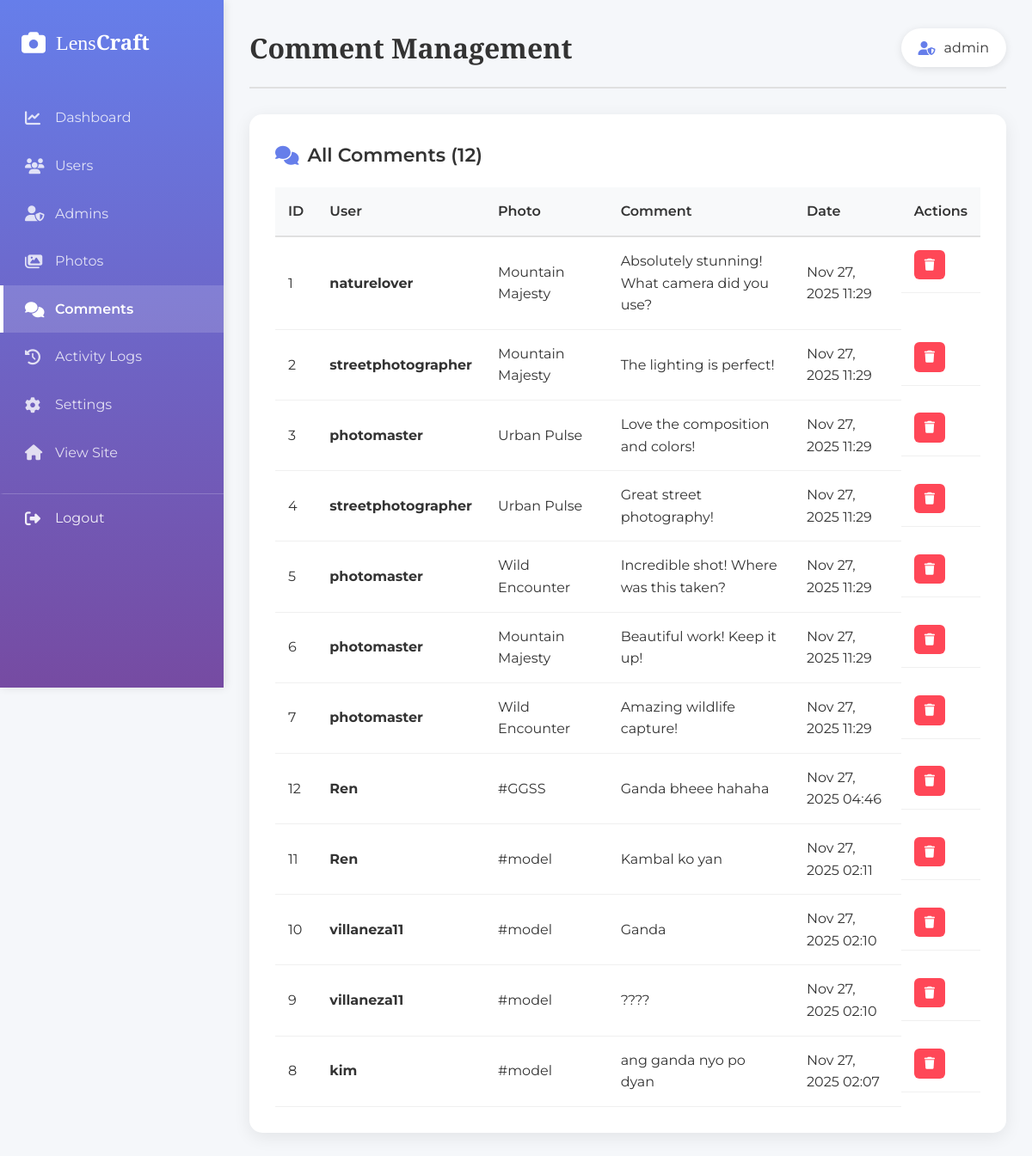
/admin/admin_comments.php (signed in), run on the app's committed database.
### tables this page shows
CREATE TABLE `comments` (
  `id` int(11) NOT NULL,
  `photo_id` int(11) NOT NULL,
  `user_id` int(11) NOT NULL,
  `comment_text` text NOT NULL,
  `created_at` datetime DEFAULT current_timestamp()
);

CREATE TABLE `users` (
  `id` int(11) NOT NULL,
  `username` varchar(50) NOT NULL,
  `email` varchar(100) NOT NULL,
  `password` varchar(255) NOT NULL,
  `bio` text DEFAULT NULL,
  `profile_picture` varchar(255) DEFAULT NULL,
  `profile_pic` varchar(255) DEFAULT NULL,
  `followers_count` int(11) DEFAULT 0,
  `following_count` int(11) DEFAULT 0,
  `photos_count` int(11) DEFAULT 0,
  `cover_photo` varchar(255) DEFAULT NULL,
  `instagram` varchar(100) DEFAULT NULL,
  `twitter` varchar(100) DEFAULT NULL,
  `facebook` varchar(100) DEFAULT NULL,
  `website` varchar(255) DEFAULT NULL,
  `is_profile_public` tinyint(1) DEFAULT 1,
  `show_email` tinyint(1) DEFAULT 0,
  `first_name` varchar(50) DEFAULT NULL,
  `last_name` varchar(50) DEFAULT NULL,
  `phone` varchar(20) DEFAULT NULL,
  `location` varchar(100) DEFAULT NULL,
  `birthday` date DEFAULT NULL,
  `address` varchar(255) DEFAULT NULL,
  `is_admin` tinyint(1) DEFAULT 0,
  `created_at` datetime DEFAULT current_timestamp(),
  `updated_at` timestamp NOT NULL DEFAULT current_timestamp() ON UPDATE current_timestamp(),
  `email_verified` tinyint(1) DEFAULT 0,
  `two_fa_enabled` tinyint(1) DEFAULT 0
);

CREATE TABLE `photos` (
  `id` int(11) NOT NULL,
  `user_id` int(11) NOT NULL,
  `title` varchar(100) NOT NULL,
  `description` text DEFAULT NULL,
  `image_path` varchar(255) NOT NULL,
  `uploaded_at` datetime DEFAULT current_timestamp()
);

### admin/admin_comments.php (the view, shortened to what this page needs)
<?php
try {
    $pdo = getDBConnection();
    $stmt = $pdo->query("
        SELECT
            c.id,
            c.comment_text,
            c.created_at,
            u.username,
            p.title as photo_title,
            p.id as photo_id
        FROM comments c
        JOIN users u ON c.user_id = u.id
        JOIN photos p ON c.photo_id = p.id
        ORDER BY c.created_at DESC
    ");
    $comments = $stmt->fetchAll(PDO::FETCH_ASSOC);
} catch(PDOException $e) {
    error_log("Admin comments error: " . $e->getMessage());
    $_SESSION['error'] = "Failed to load comments.";
    $comments = [];
}
?>
<!DOCTYPE html>
<html lang="en">
<head>
    <link rel="stylesheet" href="https://cdnjs.cloudflare.com/ajax/libs/font-awesome/6.4.0/css/all.min.css">
    <link rel="stylesheet" href="../assets/css/admin.css">
</head>
<body>
    <?php include 'sidebar.php'; ?>
    <div class="main-content">
        <header class="top-bar">
            <h1>Comment Management</h1>
            <div class="admin-info">
                <i class="fas fa-user-shield"></i>
                <span><?php echo htmlspecialchars($_SESSION['admin_username']); ?></span>
            </div>
        </header>
        <div class="card">
            <h2 class="card-title">
                <i class="fas fa-comments"></i> All Comments (<?php echo count($comments); ?>)
            </h2>
            <div class="table-container">
                <table class="data-table">
                    <thead>
                        <tr>
                            <th>ID</th>
                            <th>User</th>
                            <th>Photo</th>
                            <th>Comment</th>
                            <th>Date</th>
                            <th>Actions</th>
                        </tr>
                    </thead>
                    <tbody>
                        <?php foreach ($comments as $comment): ?>
                            <tr>
                                <td><?php echo $comment['id']; ?></td>
                                <td><strong><?php echo htmlspecialchars($comment['username']); ?></strong></td>
                                <td><?php echo htmlspecialchars($comment['photo_title']); ?></td>
                                <td class="comment-text">
                                    <?php
                                    $text = htmlspecialchars($comment['comment_text']);
                                    echo strlen($text) > 100 ? substr($text, 0, 97) . '...' : $text;
                                    ?>
                                </td>
                                <td><?php echo date('M d, Y H:i', strtotime($comment['created_at'])); ?></td>
                                <td class="action-buttons">
                                    <a href="admin_comments.php?delete=<?php echo $comment['id']; ?>"
                                       class="btn btn-small btn-danger"
                                       onclick="return confirm('Delete this comment? This cannot be undone.');">
                                        <i class="fas fa-trash"></i>
                                    </a>
                                </td>
                            </tr>
                        <?php endforeach; ?>
                    </tbody>
                </table>
            </div>
        </div>
    </div>
</body>
</html>

### assets/css/admin.css (style rules this page uses)
* { margin: 0; padding: 0; box-sizing: border-box; }
body { font-family: 'Montserrat', sans-serif; background: #f5f7fa; color: #333; line-height: 1.6; }
.main-content { margin-left: 260px; padding: 30px; min-height: 100vh; }
.top-bar { display: flex; justify-content: space-between; align-items: center; margin-bottom: 30px; padding-bottom: 20px; border-bottom: 2px solid #e0e0e0; }
.top-bar h1 { font-family: 'Playfair Display', serif; font-size: 32px; color: #333; }
.admin-info { display: flex; align-items: center; gap: 10px; padding: 10px 20px; background: white; border-radius: 25px; box-shadow: 0 2px 10px rgba(0, 0, 0, 0.1); }
.admin-info i { color: #667eea; }
.card { background: white; padding: 30px; border-radius: 15px; box-shadow: 0 5px 20px rgba(0, 0, 0, 0.08); margin-bottom: 30px; }
.card-title { font-size: 22px; font-weight: 600; margin-bottom: 20px; color: #333; display: flex; align-items: center; gap: 10px; }
.card-title i { color: #667eea; }
.table-container { overflow-x: auto; }
.data-table { width: 100%; border-collapse: collapse; }
.data-table thead { background: #f8f9fa; }
.data-table th { padding: 15px; text-align: left; font-weight: 600; color: #333; border-bottom: 2px solid #e0e0e0; }
.data-table td { padding: 15px; border-bottom: 1px solid #f0f0f0; }
.comment-text { max-width: 300px; }
.btn { padding: 8px 16px; border-radius: 6px; border: none; cursor: pointer; font-family: 'Montserrat', sans-serif; font-weight: 600; transition: all 0.3s ease; text-decoration: none; display: inline-block; }
.btn-small { padding: 6px 12px; font-size: 14px; }
.btn-danger { background: #ff4757; color: white; }
.action-buttons { display: flex; gap: 8px; }

### data on the page
comments: id "1", user.username "naturelover", photo.title "Mountain Majesty", comment_text "Absolutely stunning! What camera did you use?", created_at "Nov 27, 2025 11:29"
comments: id "2", user.username "streetphotographer", photo.title "Mountain Majesty", comment_text "The lighting is perfect!", created_at "Nov 27, 2025 11:29"
comments: id "3", user.username "photomaster", photo.title "Urban Pulse", comment_text "Love the composition and colors!", created_at "Nov 27, 2025 11:29"
comments: id "4", user.username "streetphotographer", photo.title "Urban Pulse", comment_text "Great street photography!", created_at "Nov 27, 2025 11:29"
comments: id "5", user.username "photomaster", photo.title "Wild Encounter", comment_text "Incredible shot! Where was this taken?", created_at "Nov 27, 2025 11:29"
comments: id "6", user.username "photomaster", photo.title "Mountain Majesty", comment_text "Beautiful work! Keep it up!", created_at "Nov 27, 2025 11:29"
comments: id "7", user.username "photomaster", photo.title "Wild Encounter", comment_text "Amazing wildlife capture!", created_at "Nov 27, 2025 11:29"
comments: id "12", user.username "Ren", photo.title "#GGSS", comment_text "Ganda bheee hahaha", created_at "Nov 27, 2025 04:46"
comments: id "11", user.username "Ren", photo.title "#model", comment_text "Kambal ko yan", created_at "Nov 27, 2025 02:11"
comments: id "10", user.username "villaneza11", photo.title "#model", comment_text "Ganda", created_at "Nov 27, 2025 02:10"
comments: id "9", user.username "villaneza11", photo.title "#model", comment_text "????", created_at "Nov 27, 2025 02:10"
comments: id "8", user.username "kim", photo.title "#model", comment_text "ang ganda nyo po dyan", created_at "Nov 27, 2025 02:07"

### other printed values
$_SESSION['admin_username'] "admin"
count($comments) "12"
